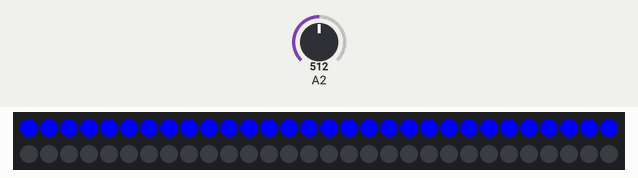
Bench run of a sketch on a simulated Arduino Uno, built with avr-gcc and run on an emulated ATmega328P. Parts: 60 RGB LEDs in strip order, left to right, continuing on the next row. Inputs (shaded band) come from the test bench; at power-on: A2 = 512.

Above: at 1.2 s.
1.3 s: A2 set to 0
At 2.2 s:
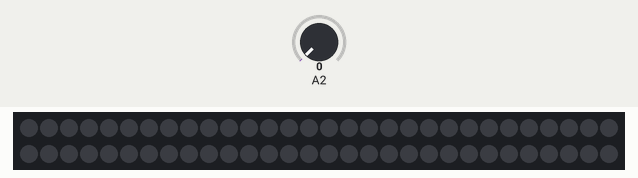
2.8 s: A2 set to 1023
At 3.3 s:
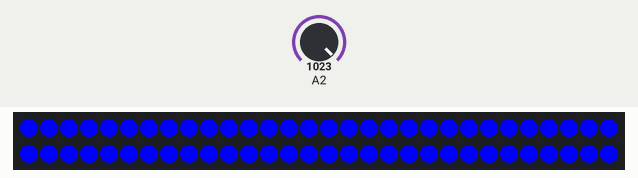
4.3 s: A2 set to 900
Timing chart, 0 to 7.3 s (numbered marks = the images above; inputs shaded):
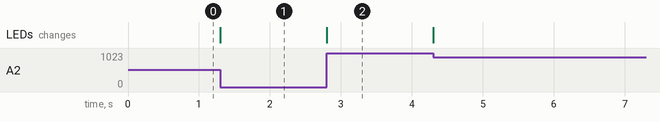

Measured:
- after the input at 1.3 s, the LEDs: change at once (image 1)
- after the input at 2.8 s, the LEDs: change at once (image 2)

The sketch:

potentiometer_controls_numleds.ino
```cpp
#include <FastLED.h>
#define NUM_LEDS 60
#define DATA_PIN 6
CRGB leds[NUM_LEDS];

void setup() {
   FastLED.addLeds<NEOPIXEL, DATA_PIN>(leds, NUM_LEDS);
}

void loop() {
    int val = analogRead(2);
    int numLedsToLight = map(val, 0, 1023, 0, NUM_LEDS);

    // First, clear the existing led values
    FastLED.clear();
    for(int led = 0; led < numLedsToLight; led++) {
        leds[led] = CRGB::Blue;
    }
    FastLED.show();
}
```
